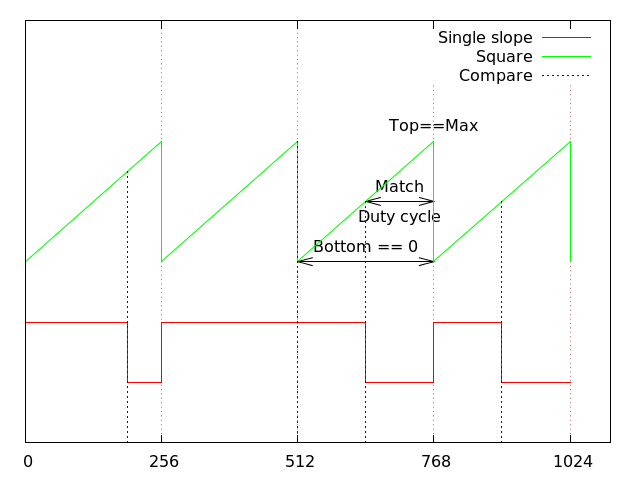

gnuplot code for this plot:
set terminal pngcairo dashed
set output 'single_slope_with_one_output.png'

set xrange [0:1100];
set yrange [0:7];

unset ytics;

set grid xtics lt 0 lw 1 lc rgb "#880000"

set xtics 256

set label "Top==Max" center at 768,5 offset 0, 0.8
set label "Match" center at 704,4 offset 0, 0.8
set label "Duty cycle" center at 704,4 offset 0, -0.8
set arrow from 128+512,4 to 768,4 heads 
set label "Bottom == 0" center at 640,3 offset 0, 0.8
set arrow from 512,3 to 768,3 heads 

plot '-' using ($1*128):($2*1) title "Single slope" with lines, \
     '-' using ($1*128):($2*1) title "Square" with lines lt 1 lc 2, \
     '-' using ($1*128):($2*1) title "Compare" with impulses
	0 1
	0 2
	1.5 2
	1.5 1
	2 1
	2 2
	4 2
	5 2
	5 1
	6 1
	6 2
	7 2
	7 1
	8 1
EOF
	0 3
	2 5
	2 3
	4 5
	4 3
	6 5
	6 3
	8 5
	8 3
EOF
	1.5 4.5
	4 5
	5 4 
	7 4
EOF

show grid;
#pause -1;
